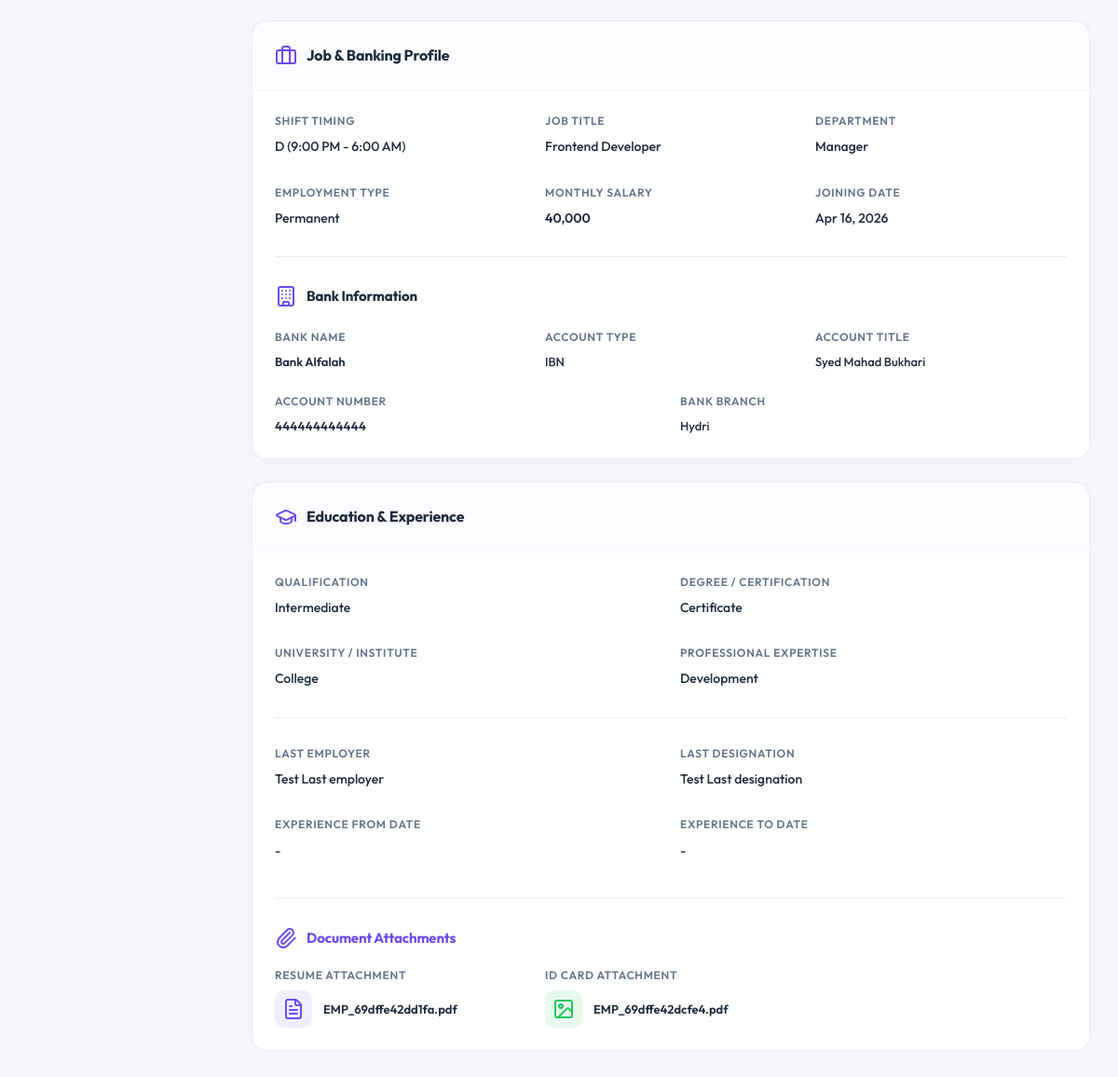
Page /admin/employee-profile.php?id=22 (signed in, lower part) on the earlier database version.
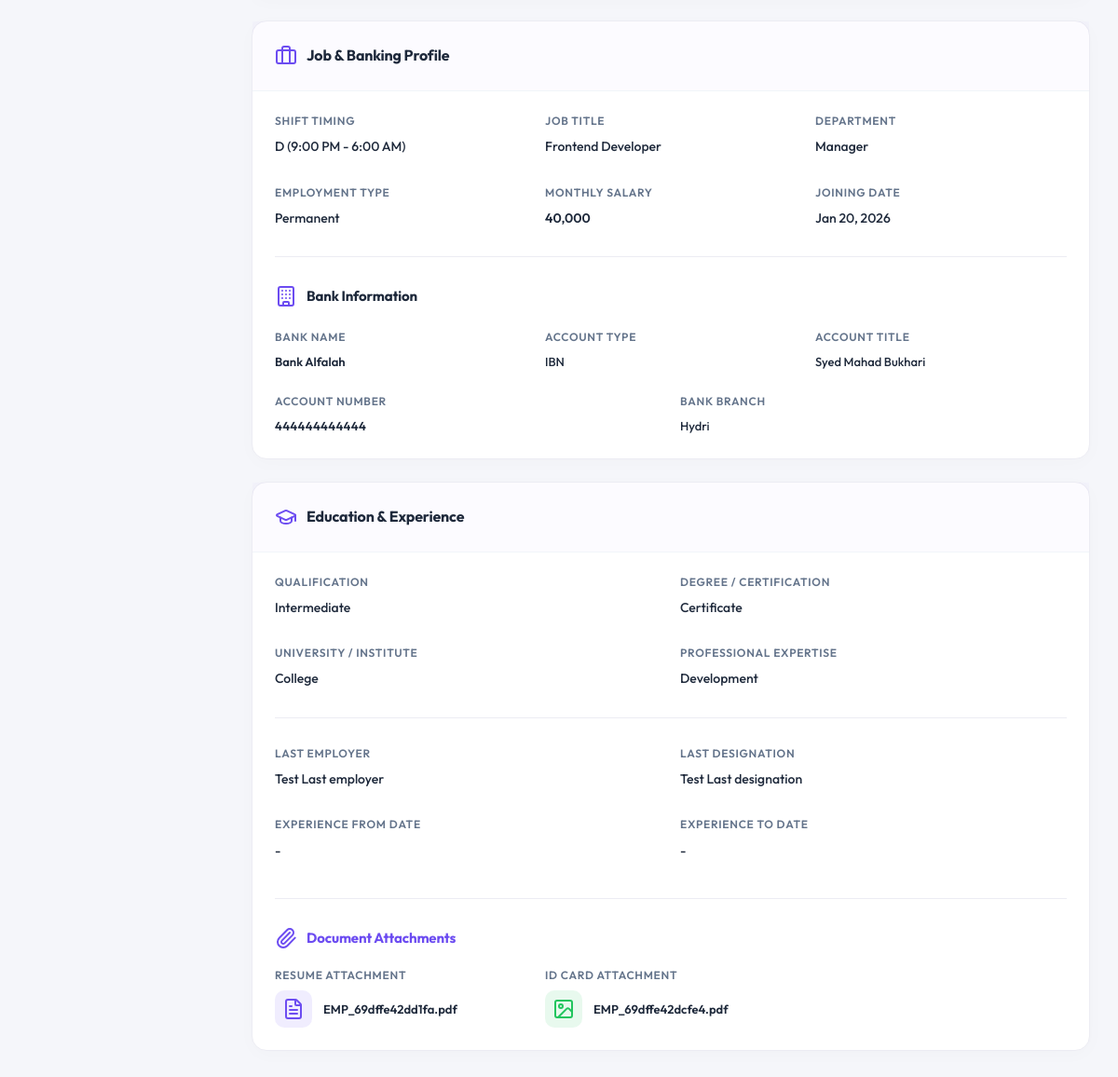
Same page on the later database version.
### tables this page shows
CREATE TABLE `employees` (
  `id` int(11) NOT NULL,
  `first_name` varchar(50) NOT NULL,
  `middle_name` varchar(50) DEFAULT NULL,
  `last_name` varchar(50) NOT NULL,
  `email` varchar(100) NOT NULL,
  `password` varchar(255) NOT NULL,
  `role` enum('Admin','HR','Employee') DEFAULT 'Employee',
  `gender` enum('Male','Female','Other') DEFAULT NULL,
  `dob` date DEFAULT NULL,
  `phone` varchar(25) DEFAULT NULL,
  `cnic_number` varchar(25) DEFAULT NULL,
  `address` text DEFAULT NULL,
  `emergency_contact` varchar(25) DEFAULT NULL,
  `emergency_relation` varchar(50) DEFAULT NULL,
  `department_id` int(11) DEFAULT NULL,
  `shift_id` int(11) DEFAULT NULL,
  `job_title` varchar(100) DEFAULT NULL,
  `job_type` enum('Permanent','Probation','Internship') DEFAULT 'Permanent',
  `salary` decimal(12,2) DEFAULT 0.00,
  `joining_date` date DEFAULT NULL,
  `status` enum('Pending','Active','On Leave','Terminated','Exit') DEFAULT 'Pending',
  `id_card_path` varchar(255) DEFAULT NULL,
  `other_docs` text DEFAULT NULL,
  `resume_path` varchar(255) DEFAULT NULL,
  `profile_pic` varchar(255) DEFAULT NULL,
  `created_at` timestamp NOT NULL DEFAULT current_timestamp(),
  `updated_at` timestamp NULL DEFAULT NULL ON UPDATE current_timestamp(),
  `deleted_at` timestamp NULL DEFAULT NULL
);

CREATE TABLE `shifts` (
  `id` int(11) NOT NULL,
  `name` varchar(100) NOT NULL,
  `start_time` time NOT NULL,
  `end_time` time NOT NULL,
  `grace_time` int(11) DEFAULT 0,
  `halfday_hours` decimal(4,2) DEFAULT 0.00,
  `timing` varchar(100) NOT NULL,
  `created_at` timestamp NOT NULL DEFAULT current_timestamp(),
  `updated_at` timestamp NULL DEFAULT NULL ON UPDATE current_timestamp(),
  `deleted_at` timestamp NULL DEFAULT NULL
);

CREATE TABLE `departments` (
  `id` int(11) NOT NULL,
  `name` varchar(100) NOT NULL,
  `manager` int(11) DEFAULT NULL,
  `head` int(11) DEFAULT NULL,
  `created_at` timestamp NOT NULL DEFAULT current_timestamp(),
  `updated_at` timestamp NULL DEFAULT NULL ON UPDATE current_timestamp(),
  `deleted_at` timestamp NULL DEFAULT NULL
);

CREATE TABLE `banking_info` (
  `id` int(11) NOT NULL,
  `employee_id` int(11) NOT NULL,
  `bank_name` varchar(150) DEFAULT NULL,
  `account_type` varchar(50) DEFAULT 'IBN',
  `account_title` varchar(150) DEFAULT NULL,
  `account_number` varchar(100) DEFAULT NULL,
  `branch_info` varchar(255) DEFAULT NULL,
  `updated_at` timestamp NULL DEFAULT NULL ON UPDATE current_timestamp()
);

CREATE TABLE `education_experience` (
  `id` int(11) NOT NULL,
  `employee_id` int(11) NOT NULL,
  `qualification` varchar(150) DEFAULT NULL,
  `degree_cert` varchar(150) DEFAULT NULL,
  `university` varchar(150) DEFAULT NULL,
  `expertise` text DEFAULT NULL,
  `last_employer` varchar(150) DEFAULT NULL,
  `last_job_title` varchar(150) DEFAULT NULL,
  `exp_from` date DEFAULT NULL,
  `exp_to` date DEFAULT NULL
);

### admin/employee-profile.php (the view, shortened to what this page needs)
<?php
include 'includes/header.php';
include 'includes/sidebar.php';
$emp_id = $_GET['id'] ?? '';
$employee = null;
if ($emp_id) {
    try {
        $stmt = $pdo->prepare("
            SELECT e.*, d.name as dept_name, s.name as shift_name, s.start_time, s.end_time,
                   b.bank_name, b.account_type, b.account_title, b.account_number, b.branch_info,
                   ex.qualification, ex.degree_cert as degree_certification, ex.university as college_university,
                   ex.expertise as professional_expertise, ex.last_employer, ex.last_job_title as last_designation,
                   ex.exp_from as experience_from, ex.exp_to as experience_to, e.other_docs
            FROM employees e
            LEFT JOIN departments d ON e.department_id = d.id
            LEFT JOIN shifts s ON e.shift_id = s.id
            LEFT JOIN banking_info b ON e.id = b.employee_id
            LEFT JOIN education_experience ex ON e.id = ex.employee_id
            WHERE e.id = ?
        ");
        $stmt->execute([$emp_id]);
        $employee = $stmt->fetch();
    } catch (PDOException $e) {
        $error = "Error fetching employee details.";
    }
}
function displayValue($val, $fallback = '-')
{
    return !empty($val) ? htmlspecialchars($val) : $fallback;
}
function formatShiftTime($start, $end)
{
    return date("g:i A", strtotime($start)) . " - " . date("g:i A", strtotime($end));
}
?>
<main class="content-wrapper">
    <div>
        <div class="profile-grid">
            <div class="profile-main">
                <div class="premium-card mb-24">
                    <div class="card-header p-24 border-bottom">
                        <h3 class="font-16 font-700 flex-center gap-10">
                            <i data-lucide="briefcase" size="20" class="text-primary-color"></i>
                            Job & Banking Profile
                        </h3>
                    </div>
                    <div class="card-body p-24">
                        <div class="form-grid-3 mb-30">
                            <div>
                                <label class="admin-form-label">Shift Timing</label>
                                <span
                                    class="font-14 font-500 block"><?php echo displayValue($employee['shift_name']); ?>
                                    <?php echo ($employee['start_time']) ? '(' . formatShiftTime($employee['start_time'], $employee['end_time']) . ')' : ''; ?></span>
                            </div>
                            <div>
                                <label class="admin-form-label">Job Title</label>
                                <span
                                    class="font-14 font-500 block"><?php echo displayValue($employee['job_title']); ?></span>
                            </div>
                            <div>
                                <label class="admin-form-label">Department</label>
                                <span
                                    class="font-14 font-500 block"><?php echo displayValue($employee['dept_name']); ?></span>
                            </div>
                        </div>
                        <div class="form-grid-3 mb-10">
                            <div>
                                <label class="admin-form-label">Employment Type</label>
                                <span
                                    class="font-14 font-500 block"><?php echo displayValue($employee['job_type']); ?></span>
                            </div>
                            <div>
                                <label class="admin-form-label">Monthly Salary</label>
                                <span
                                    class="font-14 font-600 block"><?php echo $employee['salary'] ? number_format($employee['salary']) : '-'; ?></span>
                            </div>
                            <div>
                                <label class="admin-form-label">Joining Date</label>
                                <span
                                    class="font-14 font-500 block"><?php echo !empty($employee['joining_date']) ? date("M d, Y", strtotime($employee['joining_date'])) : '-'; ?></span>
                            </div>
                        </div>
                        <div class="border-top pt-30 mt-30">
                            <h3 class="font-15 font-700 flex-center gap-10 mb-24">
                                <i data-lucide="building" size="18" class="text-primary-color"></i>
                                Bank Information
                            </h3>
                            <div class="form-grid-3 mb-24">
                                <div>
                                    <label class="admin-form-label">Bank Name</label>
                                    <span
                                        class="font-13 font-600 block"><?php echo displayValue($employee['bank_name']); ?></span>
                                </div>
                                <div>
                                    <label class="admin-form-label">Account Type</label>
                                    <span
                                        class="font-13 font-500 block"><?php echo displayValue($employee['account_type']); ?></span>
                                </div>
                                <div>
                                    <label class="admin-form-label">Account Title</label>
                                    <span
                                        class="font-13 font-500 block"><?php echo displayValue($employee['account_title']); ?></span>
                                </div>
                            </div>
                            <div class="form-grid-2">
                                <div>
                                    <label class="admin-form-label">Account number</label>
                                    <span
                                        class="font-13 font-600 block ls-05"><?php echo displayValue($employee['account_number']); ?></span>
                                </div>
                                <div>
                                    <label class="admin-form-label">Bank Branch</label>
                                    <span
                                        class="font-13 font-500 block"><?php echo displayValue($employee['branch_info']); ?></span>
                                </div>
                            </div>
                        </div>
                    </div>
                </div>
                <div class="premium-card">
                    <div class="card-header p-24 border-bottom">
                        <h3 class="font-16 font-700 flex-center gap-10">
                            <i data-lucide="graduation-cap" size="20" class="text-primary-color"></i>
                            Education & Experience
                        </h3>
                    </div>
                    <div class="card-body p-24">
                        <div class="form-grid-2 mb-30">
                            <div>
                                <label class="admin-form-label">Qualification</label>
                                <span
                                    class="font-14 font-500 block"><?php echo displayValue($employee['qualification']); ?></span>
                            </div>
                            <div>
                                <label class="admin-form-label">Degree / Certification</label>
                                <span
                                    class="font-14 font-500 block"><?php echo displayValue($employee['degree_certification']); ?></span>
                            </div>
                        </div>
                        <div class="form-grid-2 mb-30">
                            <div>
                                <label class="admin-form-label">University / Institute</label>
                                <span
                                    class="font-14 font-500 block"><?php echo displayValue($employee['college_university']); ?></span>
                            </div>
                            <div>
                                <label class="admin-form-label">Professional
                                    Expertise</label>
                                <span
                                    class="font-14 font-500 block"><?php echo displayValue($employee['professional_expertise']); ?></span>
                            </div>
                        </div>
                        <div class="form-grid-2 mb-30 border-top pt-30 mt-10">
                            <div>
                                <label class="admin-form-label">Last Employer</label>
                                <span
                                    class="font-14 font-500 block"><?php echo displayValue($employee['last_employer']); ?></span>
                            </div>
                            <div>
                                <label class="admin-form-label">Last Designation</label>
                                <span
                                    class="font-14 font-500 block"><?php echo displayValue($employee['last_designation']); ?></span>
                            </div>
                        </div>
                        <div class="form-grid-2 mb-40">
                            <div>
                                <label class="admin-form-label">Experience From Date</label>
                                <span
                                    class="font-14 font-500 block"><?php echo displayValue($employee['experience_from']); ?></span>
                            </div>
                            <div>
                                <label class="admin-form-label">Experience To Date</label>
                                <span
                                    class="font-14 font-500 block"><?php echo displayValue($employee['experience_to']); ?></span>
                            </div>
                        </div>
                        <div class="border-top pt-30 mt-30">
                            <h3 class="font-15 font-700 flex-center gap-10 mb-20 text-primary-color">
                                <i data-lucide="paperclip" size="18"></i>
                                Document Attachments
                            </h3>
                            <div class="form-grid-3 gap-24">
                                <?php if ($employee['resume_path']): ?>
                                    <a href="../<?php echo $employee['resume_path']; ?>" target="_blank"
                                        class="doc-card border rounded-16 p-20 hover-bg-light transition block no-underline text-dark">
                                        <label class="admin-form-label cursor-pointer uppercase font-11">Resume Attachment</label>
                                        <div class="flex-center gap-12 mt-4">
                                            <div class="icon-square-40 bg-primary-soft text-primary-color flex-shrink-0">
                                                <i data-lucide="file-text" size="20"></i>
                                            </div>
                                            <div class="overflow-hidden">
                                                <span class="font-13 font-600 block truncate"><?php echo basename($employee['resume_path']); ?></span>
                                            </div>
                                        </div>
                                    </a>
                                <?php endif; ?>
                                <?php if ($employee['id_card_path']): ?>
                                    <a href="../<?php echo $employee['id_card_path']; ?>" target="_blank"
                                        class="doc-card border rounded-16 p-20 hover-bg-light transition block no-underline text-dark">
                                        <label class="admin-form-label cursor-pointer uppercase font-11">ID Card Attachment</label>
                                        <div class="flex-center gap-12 mt-4">
                                            <div class="icon-square-40 bg-success-soft text-success-color flex-shrink-0">
                                                <i data-lucide="image" size="20"></i>
                                            </div>
                                            <div class="overflow-hidden">
                                                <span class="font-13 font-600 block truncate"><?php echo basename($employee['id_card_path']); ?></span>
                                            </div>
                                        </div>
                                    </a>
                                <?php endif; ?>
                            </div>
                        </div>
                    </div>
                </div>
            </div>
        </div>
    </div>
    </div>
    </div>
<?php include 'includes/footer.php'; ?>

### admin/includes/header.php (shortened to what this page needs)
<!DOCTYPE html>
<html lang="en">
<head>
    <link rel="stylesheet" href="assets/css/style.css">
    <link rel="stylesheet" type="text/css" href="https://cdn.jsdelivr.net/npm/toastify-js/src/toastify.min.css">
</head>
<body>
    <div class="admin-container">

### admin/includes/sidebar.php (shortened to what this page needs)
<main class="main-wrapper">
    <div class="content-body">

### admin/includes/footer.php (shortened to what this page needs)
</body>
</html>

Differences in the rows shown:
changed employees "Frontend Developer": joining_date "Apr 16, 2026" → "Jan 20, 2026"
